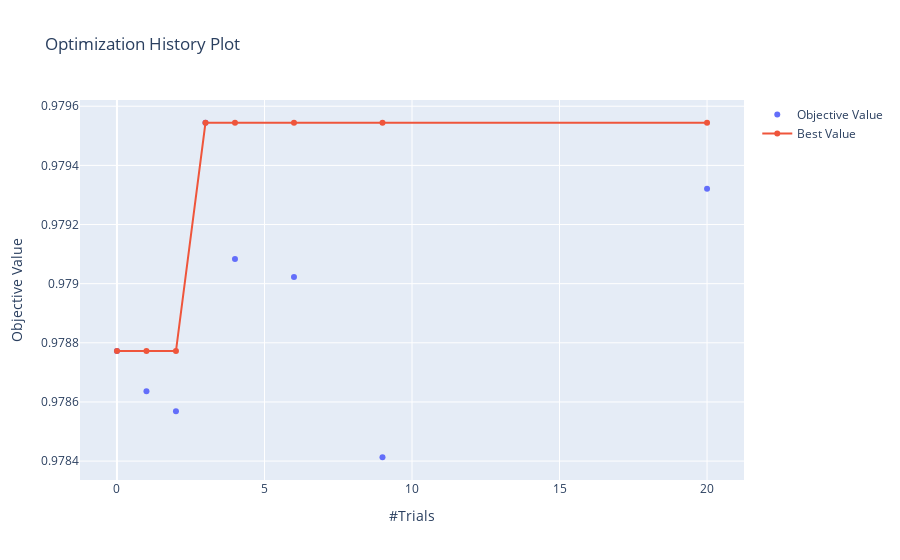

The notebook cell this image was saved under:
### Code cell
plot_optimization_history(study)

### Figure 1 — Plotly figure (JSON) as saved in the notebook; plotly's stock layout.template omitted (floating-point values rounded to 4 significant figures)
{"data": [{"mode": "markers", "name": "Objective Value", "type": "scatter", "x": [0, 1, 2, 3, 4, 6, 9, 20], "y": [0.9788, 0.9786, 0.9786, 0.9795, 0.9791, 0.979, 0.9784, 0.9793]}, {"name": "Best Value", "type": "scatter", "x": [0, 1, 2, 3, 4, 6, 9, 20], "y": [0.9788, 0.9788, 0.9788, 0.9795, 0.9795, 0.9795, 0.9795, 0.9795]}], "layout": {"title": {"text": "Optimization History Plot"}, "xaxis": {"title": {"text": "#Trials"}}, "yaxis": {"title": {"text": "Objective Value"}}}}
